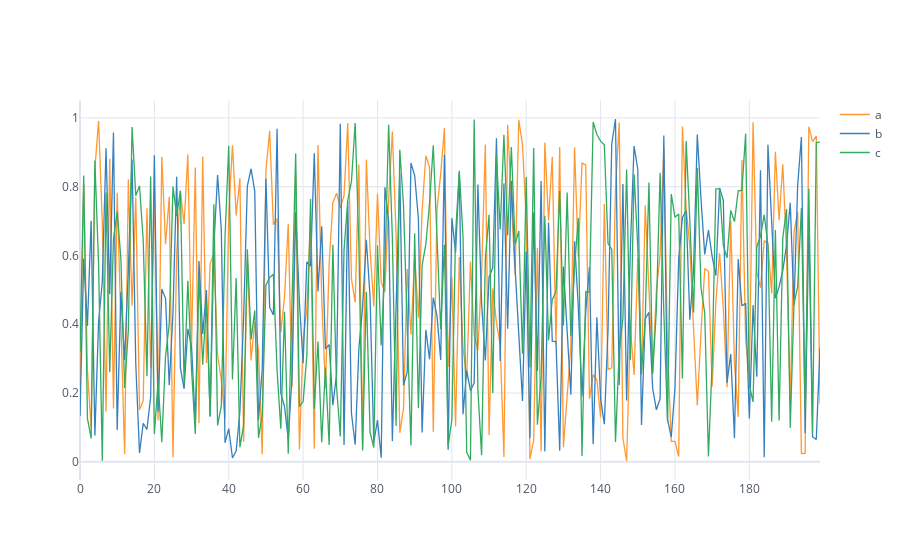

Here is the notebook cell this chart was saved with:
### Code cell
df.iplot()

### Figure 1 — Plotly figure (JSON) as saved in the notebook; plotly's stock layout.template omitted (floating-point values rounded to 4 significant figures; data arrays with more than 128 entries replaced by an {"elided": "..."} marker saying what was removed)
{"data": [{"line": {"color": "rgba(255, 153, 51, 1.0)", "dash": "solid", "shape": "linear", "width": 1.3}, "mode": "lines", "name": "a", "text": "", "type": "scatter", "x": {"elided": "200 int values"}, "y": {"elided": "200 float values"}}, {"line": {"color": "rgba(55, 128, 191, 1.0)", "dash": "solid", "shape": "linear", "width": 1.3}, "mode": "lines", "name": "b", "text": "", "type": "scatter", "x": {"elided": "200 int values"}, "y": {"elided": "200 float values"}}, {"line": {"color": "rgba(50, 171, 96, 1.0)", "dash": "solid", "shape": "linear", "width": 1.3}, "mode": "lines", "name": "c", "text": "", "type": "scatter", "x": {"elided": "200 int values"}, "y": {"elided": "200 float values"}}], "layout": {"autosize": true, "legend": {"bgcolor": "#FFFFFF", "font": {"color": "#4D5663"}}, "paper_bgcolor": "#FFFFFF", "plot_bgcolor": "#FFFFFF", "title": {"font": {"color": "#4D5663"}}, "xaxis": {"autorange": true, "gridcolor": "#E1E5ED", "range": [0, 199], "showgrid": true, "tickfont": {"color": "#4D5663"}, "title": {"font": {"color": "#4D5663"}, "text": ""}, "type": "linear", "zerolinecolor": "#E1E5ED"}, "yaxis": {"autorange": true, "gridcolor": "#E1E5ED", "range": [-0.05281, 1.052], "showgrid": true, "tickfont": {"color": "#4D5663"}, "title": {"font": {"color": "#4D5663"}, "text": ""}, "type": "linear", "zerolinecolor": "#E1E5ED"}}}
